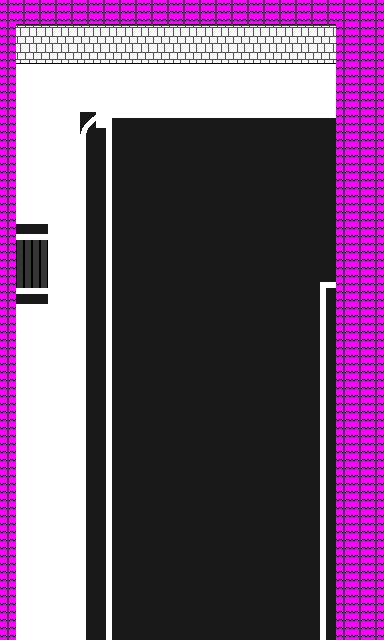

The image is a tile-based game level rendered from a .tmx file. Its description and complete source (layers, tilesets, objects, tile grids) follow:
An orthogonal 24x40 tile map with 16x16 px tiles, 2 tile layers (Tile Layer 1, Tile Layer 2), 4 tilesets.

<map version="1.10" tiledversion="1.10.2" orientation="orthogonal" renderorder="right-down" width="24" height="40" tilewidth="16" tileheight="16" infinite="0" nextlayerid="4" nextobjectid="1">
 <tileset firstgid="1" source="road tilesets.tsx" />
 <tileset firstgid="217" source="exterior and walls.tsx" />
 <tileset firstgid="487" source="roof tiles.tsx" />
 <tileset firstgid="674" source="steel flooring.tsx" />
 <layer id="1" name="Tile Layer 1" width="24" height="40">
  <data encoding="csv">
661,661,434,434,434,661,661,661,661,661,661,661,661,661,661,661,661,661,661,661,661,661,661,661,
661,434,434,434,434,434,434,434,434,434,434,434,434,434,434,434,434,434,434,434,434,661,661,661,
661,434,434,434,434,434,434,434,434,434,434,434,434,434,434,434,434,434,434,434,434,661,661,661,
661,443,443,443,443,443,443,443,443,443,443,443,443,443,443,443,443,443,443,443,443,661,661,661,
661,11,11,11,11,11,11,11,11,11,11,11,11,11,11,11,11,11,11,11,11,661,661,661,
661,11,11,11,11,11,11,11,11,11,11,11,11,11,11,11,11,11,11,11,11,661,661,661,
661,11,11,11,11,11,11,11,11,11,11,11,11,11,11,11,11,11,11,11,11,661,661,661,
661,11,11,11,11,5,6,89,89,89,89,89,89,89,89,89,89,89,89,89,89,661,661,661,
661,11,11,11,11,23,126,77,77,77,77,77,77,77,77,77,77,77,77,77,77,661,661,661,
661,11,11,11,11,123,126,77,77,77,77,77,77,77,77,77,77,77,77,77,77,661,661,661,
661,11,11,11,11,123,126,77,77,77,77,77,77,77,77,77,77,77,77,77,77,661,661,661,
661,11,11,11,11,123,126,77,77,77,77,77,77,77,77,77,77,77,77,77,77,661,661,661,
661,11,11,11,11,123,126,77,77,77,77,77,77,77,77,77,77,77,77,77,77,661,661,661,
661,11,11,11,11,123,126,77,77,77,77,77,77,77,77,77,77,77,77,77,77,661,661,661,
661,11,11,11,11,123,126,77,77,77,77,77,77,77,77,77,77,77,77,77,77,661,661,661,
661,11,11,11,11,123,126,77,77,77,77,77,77,77,77,77,77,77,77,77,77,661,661,661,
661,11,11,11,11,123,126,77,77,77,77,77,77,77,77,77,77,77,77,77,77,661,661,661,
661,11,11,11,11,123,126,77,77,77,77,77,77,77,77,77,77,77,77,77,105,661,661,661,
661,11,11,11,11,123,126,77,77,77,77,77,77,77,77,77,77,77,77,77,123,661,661,661,
661,11,11,11,11,123,126,77,77,77,77,77,77,77,77,77,77,77,77,77,123,661,661,661,
661,11,11,11,11,123,126,77,77,77,77,77,77,77,77,77,77,77,77,77,123,661,661,661,
661,11,11,11,11,123,126,77,77,77,77,77,77,77,77,77,77,77,77,77,123,661,661,661,
661,11,11,11,11,123,126,77,77,77,77,77,77,77,77,77,77,77,77,77,123,661,661,661,
661,11,11,11,11,123,126,77,77,77,77,77,77,77,77,77,77,77,77,77,123,661,661,661,
661,11,11,11,11,123,126,77,77,77,77,77,77,77,77,77,77,77,77,77,123,661,661,661,
661,11,11,11,11,123,126,77,77,77,77,77,77,77,77,77,77,77,77,77,123,661,661,661,
661,11,11,11,11,123,126,77,77,77,77,77,77,77,77,77,77,77,77,77,123,661,661,661,
661,11,11,11,11,123,126,77,77,77,77,77,77,77,77,77,77,77,77,77,123,661,661,661,
661,11,11,11,11,123,126,77,77,77,77,77,77,77,77,77,77,77,77,77,123,661,661,661,
661,11,11,11,11,123,126,77,77,77,77,77,77,77,77,77,77,77,77,77,123,661,661,661,
661,11,11,11,11,123,126,77,77,77,77,77,77,77,77,77,77,77,77,77,123,661,661,661,
661,11,11,11,11,123,126,77,77,77,77,77,77,77,77,77,77,77,77,77,123,661,661,661,
661,11,11,11,11,123,126,77,77,77,77,77,77,77,77,77,77,77,77,77,123,661,661,661,
661,11,11,11,11,123,126,77,77,77,77,77,77,77,77,77,77,77,77,77,123,661,661,661,
661,11,11,11,11,123,126,77,77,77,77,77,77,77,77,77,77,77,77,77,123,661,661,661,
661,11,11,11,11,123,126,77,77,77,77,77,77,77,77,77,77,77,77,77,123,661,661,661,
661,11,11,11,11,123,126,77,77,77,77,77,77,77,77,77,77,77,77,77,123,661,661,661,
661,11,11,11,11,123,126,77,77,77,77,77,77,77,77,77,77,77,77,77,123,661,661,661,
661,11,11,11,11,123,126,77,77,77,77,77,77,77,77,77,77,77,77,77,123,661,661,661,
434,434,434,11,11,123,126,77,77,77,77,77,77,77,77,77,77,77,77,77,123,661,661,661
</data>
 </layer>
 <layer id="3" name="Tile Layer 2" width="24" height="40">
  <data encoding="csv">
0,0,661,661,661,661,0,0,0,0,0,0,0,0,0,0,0,0,0,0,0,0,0,0,
0,669,669,669,669,669,669,669,669,669,669,669,669,669,669,669,669,669,669,669,669,0,0,0,
0,0,0,0,0,0,0,0,0,0,0,0,0,0,0,0,0,0,0,0,0,0,0,0,
0,0,443,443,443,443,443,443,443,443,443,443,443,443,443,443,443,443,443,443,443,0,0,0,
0,0,0,0,0,0,0,0,0,0,0,0,0,0,0,0,0,0,0,0,0,0,0,0,
0,0,0,0,0,0,0,0,0,0,0,0,0,0,0,0,0,0,0,0,0,0,0,0,
0,0,0,0,0,0,0,0,0,0,0,0,0,0,0,0,0,0,0,0,0,0,0,0,
0,0,0,0,0,0,12,0,0,0,0,0,0,0,0,0,0,0,0,0,0,0,0,0,
0,0,0,0,0,0,0,0,0,0,0,0,0,0,0,0,0,0,0,0,0,0,0,0,
0,0,0,0,0,0,0,0,0,0,0,0,0,0,0,0,0,0,0,0,0,0,0,0,
0,0,0,0,0,0,0,0,0,0,0,0,0,0,0,0,0,0,0,0,0,0,0,0,
0,0,0,0,0,0,0,0,0,0,0,0,0,0,0,0,0,0,0,0,0,0,0,0,
0,0,0,0,0,0,0,0,0,0,0,0,0,0,0,0,0,0,0,0,0,0,0,0,
0,0,0,0,0,0,0,0,0,0,0,0,0,0,0,0,0,0,0,0,0,0,0,0,
0,105,106,0,0,0,0,0,0,0,0,0,0,0,0,0,0,0,0,0,0,0,0,0,
0,679,679,0,0,0,0,0,0,0,0,0,0,0,0,0,0,0,0,0,0,0,0,0,
0,679,679,0,0,0,0,0,0,0,0,0,0,0,0,0,0,0,0,0,0,0,0,0,
0,679,679,0,0,0,0,0,0,0,0,0,0,0,0,0,0,0,0,0,0,0,0,0,
0,89,90,0,0,0,0,0,0,0,0,0,0,0,0,0,0,0,0,0,0,0,0,0,
0,0,0,0,0,0,0,0,0,0,0,0,0,0,0,0,0,0,0,0,0,0,0,0,
0,0,0,0,0,0,0,0,0,0,0,0,0,0,0,0,0,0,0,0,0,0,0,0,
0,0,0,0,0,0,0,0,0,0,0,0,0,0,0,0,0,0,0,0,0,0,0,0,
0,0,0,0,0,0,0,0,0,0,0,0,0,0,0,0,0,0,0,0,0,0,0,0,
0,0,0,0,0,0,0,0,0,0,0,0,0,0,0,0,0,0,0,0,0,0,0,0,
0,0,0,0,0,0,0,0,0,0,0,0,0,0,0,0,0,0,0,0,0,0,0,0,
0,0,0,0,0,0,0,0,0,0,0,0,0,0,0,0,0,0,0,0,0,0,0,0,
0,0,0,0,0,0,0,0,0,0,0,0,0,0,0,0,0,0,0,0,0,0,0,0,
0,0,0,0,0,0,0,0,0,0,0,0,0,0,0,0,0,0,0,0,0,0,0,0,
0,0,0,0,0,0,0,0,0,0,0,0,0,0,0,0,0,0,0,0,0,0,0,0,
0,0,0,0,0,0,0,0,0,0,0,0,0,0,0,0,0,0,0,0,0,0,0,0,
0,0,0,0,0,0,0,0,0,0,0,0,0,0,0,0,0,0,0,0,0,0,0,0,
0,0,0,0,0,0,0,0,0,0,0,0,0,0,0,0,0,0,0,0,0,0,0,0,
0,0,0,0,0,0,0,0,0,0,0,0,0,0,0,0,0,0,0,0,0,0,0,0,
0,0,0,0,0,0,0,0,0,0,0,0,0,0,0,0,0,0,0,0,0,0,0,0,
0,0,0,0,0,0,0,0,0,0,0,0,0,0,0,0,0,0,0,0,0,0,0,0,
0,0,0,0,0,0,0,0,0,0,0,0,0,0,0,0,0,0,0,0,0,0,0,0,
0,0,0,0,0,0,0,0,0,0,0,0,0,0,0,0,0,0,0,0,0,0,0,0,
0,0,0,0,0,0,0,0,0,0,0,0,0,0,0,0,0,0,0,0,0,0,0,0,
0,0,0,0,0,0,0,0,0,0,0,0,0,0,0,0,0,0,0,0,0,0,0,0,
661,11,11,11,11,0,0,0,0,0,0,0,0,0,0,0,0,0,0,0,0,0,0,0
</data>
 </layer>
</map>
